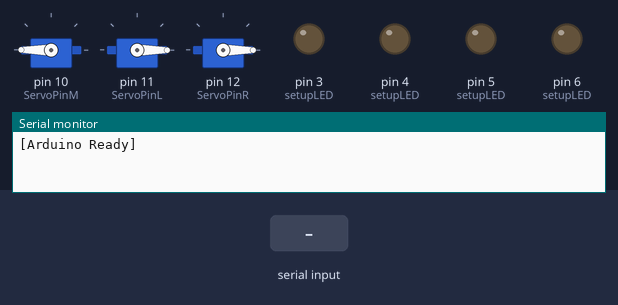
Bench run of a sketch on a simulated Arduino Uno, built with avr-gcc and run on an emulated ATmega328P. Shown: 3 × servo, output pins drawn as LEDs (lit = HIGH), the last lines printed to the serial monitor. Dashed ring = blinking. The test bench sets the inputs (shaded band).

Above: at 1.4 s.
1.5 s: "<1>" received over Serial
At 2.3 s:
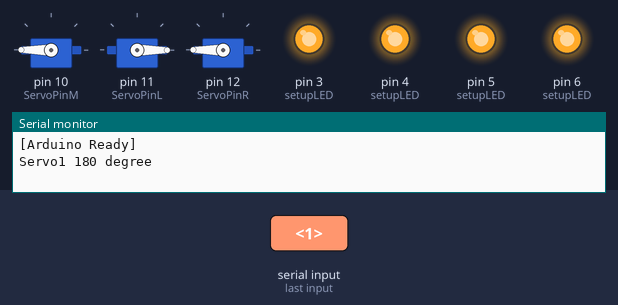
4.5 s: "<2>" received over Serial
At 6.55 s:
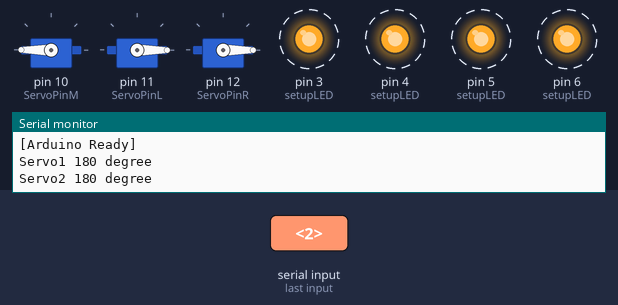
7.5 s: "<3>" received over Serial
At 8.3 s:
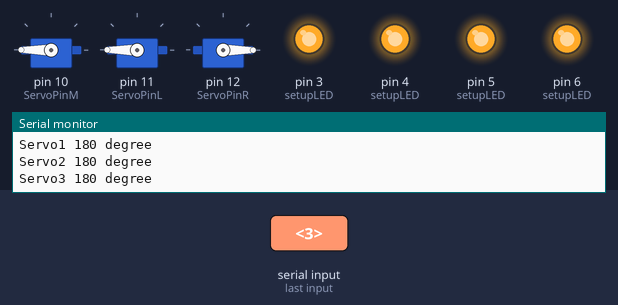
10.5 s: "<4>" received over Serial
At 13.4 s:
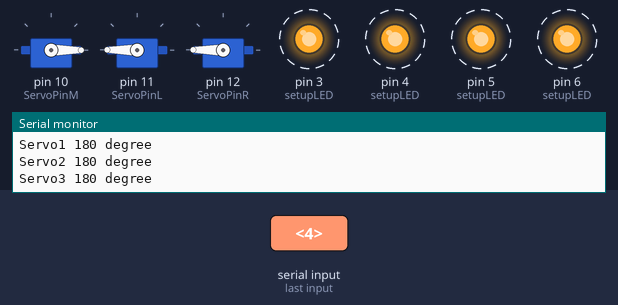
13.5 s: "<1>" received over Serial
At 15.55 s:
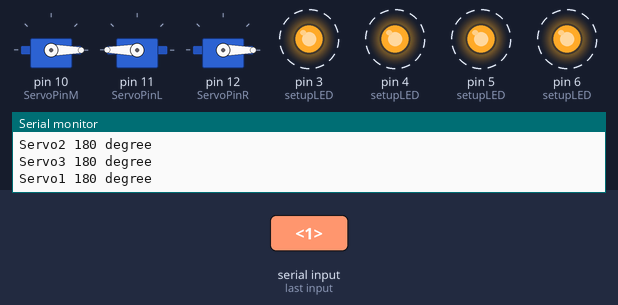
16.5 s: "<5>" received over Serial
At 16.65 s:
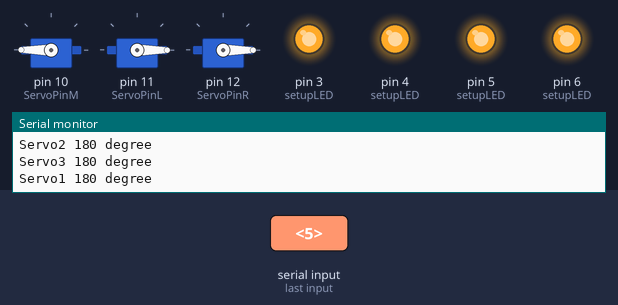
Timing chart, 0 to 20.5 s (numbered marks = the images above; inputs shaded):
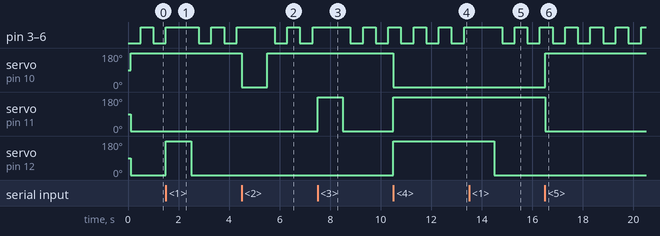

The sketch:

servo.ino
```cpp
#include <Servo.h>

#define ServoPinM 10 //Tengah
#define ServoPinL 11 //CW
#define ServoPinR 12 //CCW

Servo servoM,servoL,servoR;

//LED
unsigned long previousMillis = 0;
const long interval = 500; // 500 milisecond
int ledState = LOW;
String string_serial = "";
bool isParseStart = false;
bool isParseComplete = false;
String command_string="";
int command_int;

void setup (){

    Serial.begin(9600);
    servoM.attach(ServoPinM);
    servoL.attach(ServoPinL);
    servoR.attach(ServoPinR);
    delay(100);

    closeServos();

    delay(100);

    setupLED();

    Serial.println("[Arduino Ready]");

}

void loop(){

  updateLED();
  if (Serial.available()>0){
      char inData = Serial.read();
      if(inData=='<'){
        isParseStart = true;
      }
      if(isParseStart){
        string_serial+=inData;

        if(inData=='>'){
          isParseComplete=true;
        }
      }
    }
  if(isParseComplete){
    for(int i=1; i<string_serial.length()-1; i++){
      command_string += string_serial[i];
    }
    command_int = command_string.toInt();
    moveServo(command_int);
    resetParam();
  }
}

void resetParam(){
  string_serial = "";
  isParseStart = false;
  isParseComplete = false;
  command_string = "";
  command_int = 0;
}

void moveServo(int cmd_int){
  switch(cmd_int){

    case 1:
      moveServo1();
      break;
    case 2:
      moveServo2();
      break;
    case 3:
      moveServo3();
      break;
    case 4:
      openServos();
      break;
    case 5:
      closeServos();
      break;
  }

}


void moveServo1(){
    Serial.println("Servo1 180 degree");
    servoR.write(180);
    delay(1000);
    servoR.write(0);
    delay(300);
}

void moveServo2(){
    Serial.println("Servo2 180 degree");
    servoM.write(0);
    delay(1000);
    servoM.write(180);
    delay(300);
}

void moveServo3(){
    Serial.println("Servo3 180 degree");
    servoL.write(180);
    delay(1000);
    servoL.write(0);
    delay(300);
}

void setupLED(){
   pinMode(3, OUTPUT);
   pinMode(4, OUTPUT);
   pinMode(5, OUTPUT);
   pinMode(6, OUTPUT);
}

void updateLED(){
    unsigned long currentMillis = millis();
    if (currentMillis - previousMillis >= interval) {
       previousMillis = currentMillis;
      if (ledState == LOW) {
        ledState = HIGH;
      } else {
        ledState = LOW;
      }
      digitalWrite(3, ledState);
      digitalWrite(4, ledState);
      digitalWrite(5, ledState);
      digitalWrite(6, ledState);
    }
 }

void openServos(){
  servoM.write(0);
  servoL.write(180);
  servoR.write(180);
}

void closeServos(){
  servoM.write(180);
  servoL.write(0);
  servoR.write(0);
}
```

Measured:
- after the input at 1.5 s, servo on pin 12 (ServoPinR): 0° → 180° at once, → 0° 1.0 s later
- after the input at 4.5 s, servo on pin 10 (ServoPinM): 180° → 0° at once, → 180° 1.0 s later
- after the input at 7.5 s, servo on pin 11 (ServoPinL): 0° → 180° at once, → 0° 1.0 s later
- after the input at 10.5 s, servo on pin 10 (ServoPinM): 180° → 0° at once; servo on pin 11 (ServoPinL), servo on pin 12 (ServoPinR): 0° → 180° at once
- after the input at 13.5 s, servo on pin 12 (ServoPinR): 180° → 0° after 1.0 s
- after the input at 16.5 s, servo on pin 10 (ServoPinM): 0° → 180° at once; servo on pin 11 (ServoPinL): 180° → 0° at once
- by itself, pin 3 (setupLED), pin 4 (setupLED), pin 5 (setupLED), pin 6 (setupLED): alternates HIGH for 0.50 s and LOW for 0.50 s
